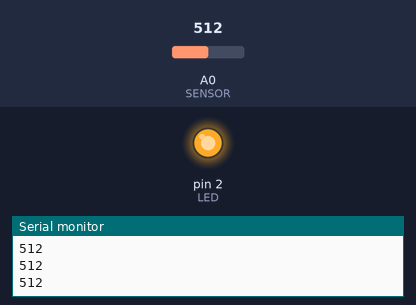
The sketch below on a simulated Arduino Uno, built with avr-gcc and run on an emulated ATmega328P. Shown: output pins drawn as LEDs (lit = HIGH), the last lines printed to the serial monitor. The inputs (shaded band) are chosen by the test bench; at power-on: A0 (SENSOR) = 512.

Above: at 1.2 s.
1.3 s: A0 (SENSOR) set to 0
At 2.5 s:
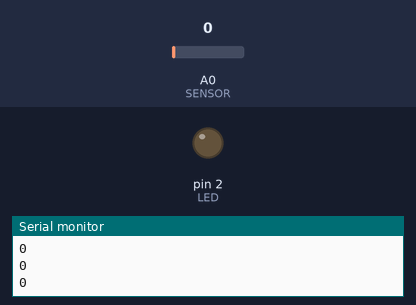
2.8 s: A0 (SENSOR) set to 122
At 3.8 s:
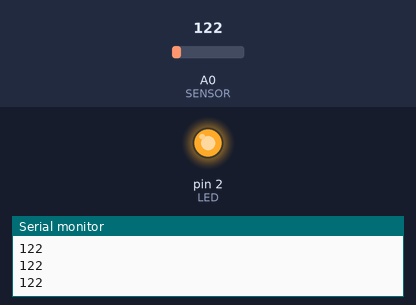
Timing chart, 0 to 5.8 s (numbered marks = the images above; inputs shaded):
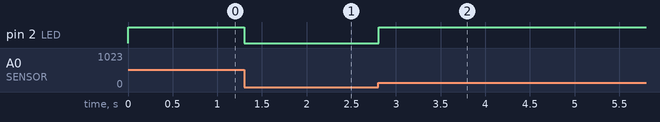

The sketch:

sensorPrimLluvias.ino
```cpp
#define LED 2
#define SENSOR A0

int lecturaSensor = 0;

void setup()
{
  Serial.begin(9600);
  pinMode(LED, OUTPUT);
}

void loop()
{
  lecturaSensor = analogRead(SENSOR);
  Serial.println(lecturaSensor);
  if (lecturaSensor != 0)
    digitalWrite(LED,1);
  else
    digitalWrite(LED,0);
}
```

Measured:
- after the input at 1.3 s, pin 2 (LED): HIGH → LOW at once
- after the input at 2.8 s, pin 2 (LED): LOW → HIGH at once
